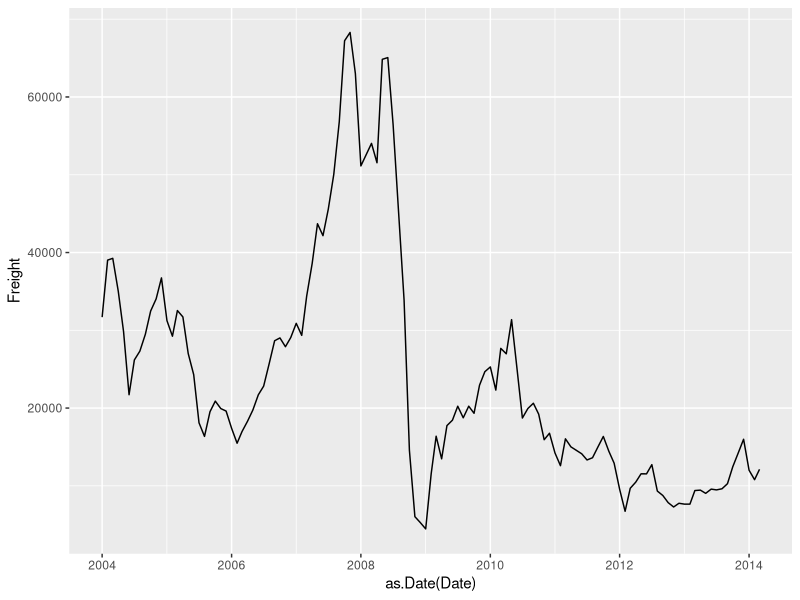
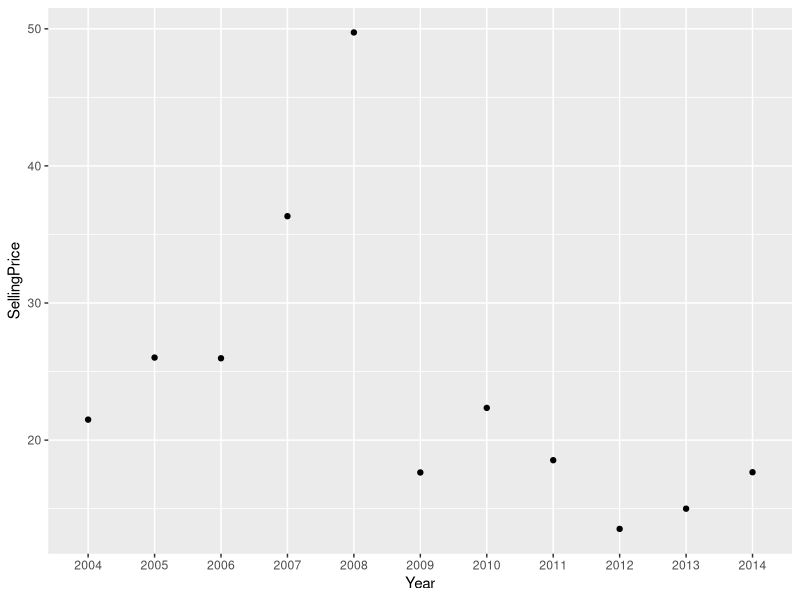
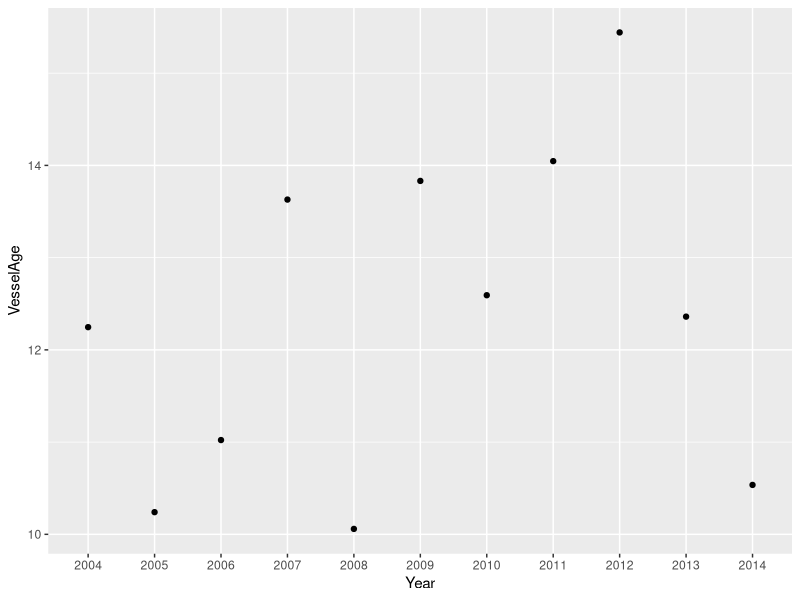
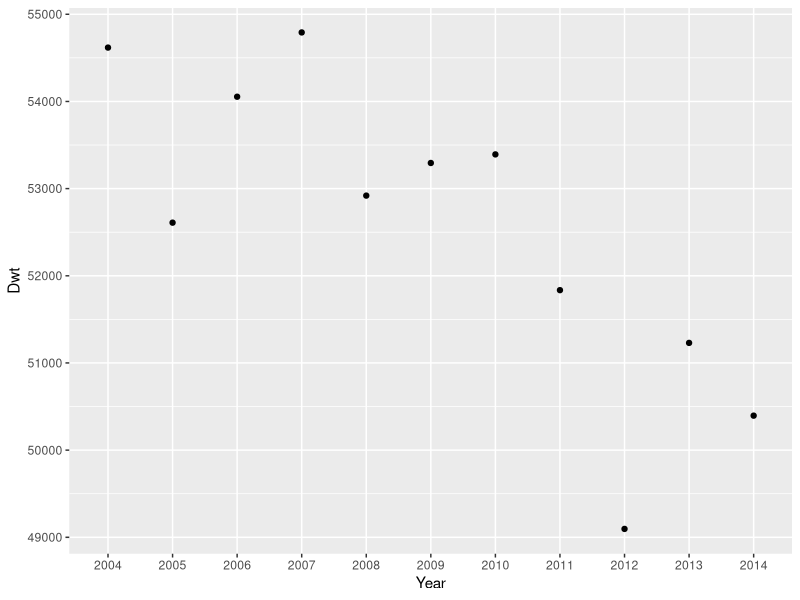
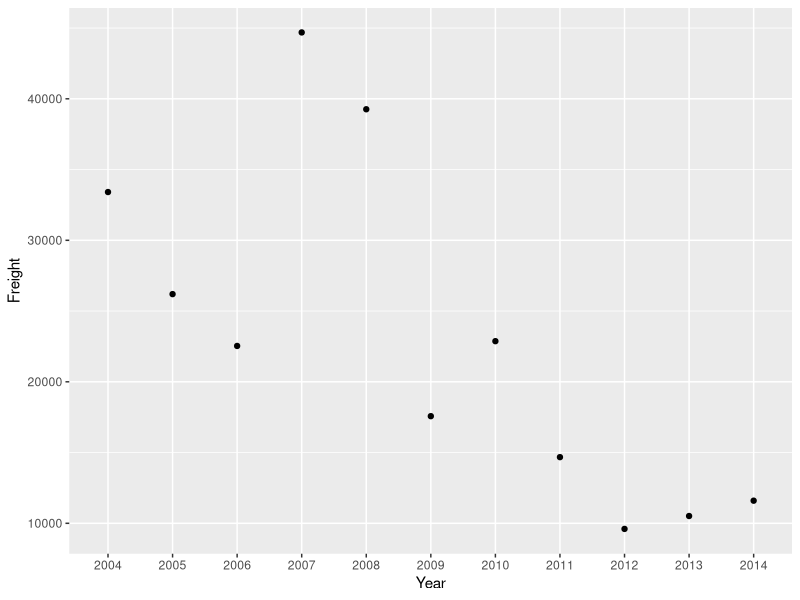

R code for these plots, in order:
#---------------------------------------------------------------
###--------------DATA CASE--------------------------------------
#---------------------------------------------------------------

setwd("C:/Users/Adrian van Kampen/Documents/GitHub/QMM2020/data_cases/Data Case-20200921")

# Libraries
library(tidyverse)
library(ggplot2)
library(dplyr)
library(lubridate)

#Options
options(stringsAsFactors = FALSE)

ship1 <- read.csv("ship1.csv")
attach(ship1)

ship1["Date"] <- as.Date(Date)


# a) Compute mean and standard error of each variable (except Date)

std <- function(x) sd(x)/sqrt(length(x))

avg_price = mean(SellingPrice)
se_price =std(SellingPrice)

avg_age = mean(VesselAge)
se_age = std(VesselAge)

avg_dwt = mean(Dwt)
se_dwt = std(Dwt)

avg_freight = mean(Freight)
se_freight = std(Freight)

# b) Plot Freight over time


ggplot(data = ship1, mapping = aes(x = as.Date(Date), y = Freight)) + geom_line()

# c) Study the evolution of annual means of each variables (except Date... duh)
first_year <- as.numeric(format(as.Date(min(Date), format="%d/%m/%Y"),"%Y"))
last_year <- as.numeric(format(as.Date(max(Date), format="%d/%m/%Y"),"%Y"))
  
years<- format(as.Date(Date), format = "%Y")
datayears <- cbind(years, ship1)

annualmeantable <- aggregate(datayears, by=list(years), FUN=mean)
annualmeantable <- annualmeantable[-c(2,3)]
colnames(annualmeantable)[1] <- "Year"

ggplot(data = annualmeantable, mapping = aes(x=Year, y=SellingPrice)) + geom_point()
ggplot(data = annualmeantable, mapping = aes(x=Year, y=VesselAge)) + geom_point()
ggplot(data = annualmeantable, mapping = aes(x=Year, y=Dwt)) + geom_point()
ggplot(data = annualmeantable, mapping = aes(x=Year, y=Freight)) + geom_point()


# d) Calculate the correlation matrix of the variables

cor_matrix <- round(cor(ship1[, c(2,3,4,5)]),2)
print(cor_matrix)